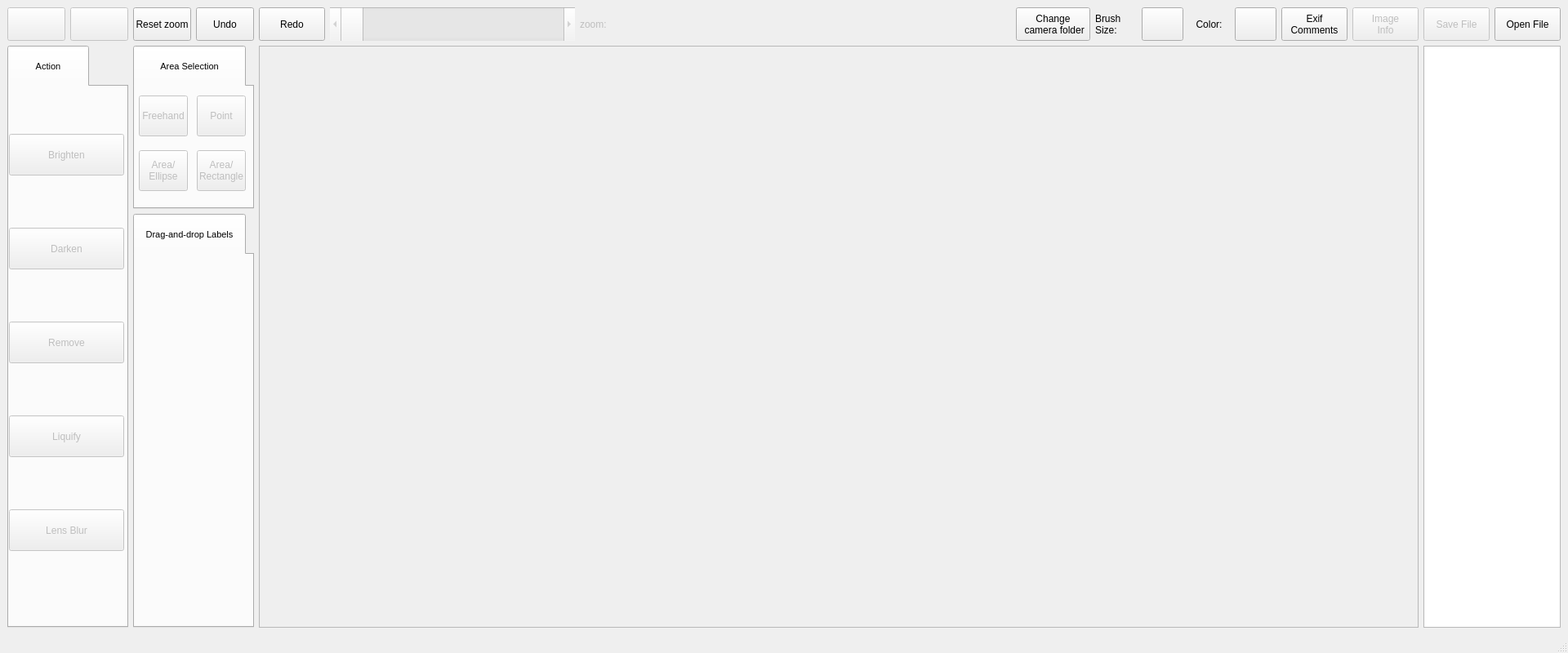
<?xml version="1.0" encoding="UTF-8"?>
<ui version="4.0">
 <class>MainWindow</class>
 <widget class="QMainWindow" name="MainWindow">
  <property name="geometry">
   <rect>
    <x>0</x>
    <y>0</y>
    <width>1920</width>
    <height>800</height>
   </rect>
  </property>
  <property name="windowTitle">
   <string>SmartMonitor</string>
  </property>
  <widget class="QWidget" name="centralwidget">
   <layout class="QGridLayout" name="gridLayout_3">
    <item row="2" column="2" colspan="2">
     <widget class="QTabWidget" name="LabelTab">
      <property name="styleSheet">
       <string notr="true">QTabBar::tab { height: 50px; font-size: 11px; width: 138px; }</string>
      </property>
      <property name="currentIndex">
       <number>0</number>
      </property>
      <widget class="QWidget" name="icontab">
       <attribute name="title">
        <string>Drag-and-drop Labels</string>
       </attribute>
       <widget class="QWidget" name="gridLayoutWidget_2">
        <property name="geometry">
         <rect>
          <x>0</x>
          <y>0</y>
          <width>141</width>
          <height>431</height>
         </rect>
        </property>
        <layout class="QGridLayout" name="iconLayout"/>
       </widget>
      </widget>
     </widget>
    </item>
    <item row="0" column="0">
     <widget class="QPushButton" name="panButton">
      <property name="enabled">
       <bool>false</bool>
      </property>
      <property name="maximumSize">
       <size>
        <width>71</width>
        <height>51</height>
       </size>
      </property>
      <property name="text">
       <string/>
      </property>
      <property name="icon">
       <iconset>
        <normaloff>resources/panningicon.png</normaloff>resources/panningicon.png</iconset>
      </property>
      <property name="checkable">
       <bool>true</bool>
      </property>
     </widget>
    </item>
    <item row="0" column="12">
     <widget class="QPushButton" name="brushSizeButton">
      <property name="maximumSize">
       <size>
        <width>51</width>
        <height>51</height>
       </size>
      </property>
      <property name="text">
       <string/>
      </property>
     </widget>
    </item>
    <item row="0" column="6" colspan="2">
     <layout class="QHBoxLayout" name="horizontalLayout">
      <item>
       <widget class="QScrollBar" name="zoomBar">
        <property name="enabled">
         <bool>false</bool>
        </property>
        <property name="minimumSize">
         <size>
          <width>300</width>
          <height>41</height>
         </size>
        </property>
        <property name="maximumSize">
         <size>
          <width>300</width>
          <height>41</height>
         </size>
        </property>
        <property name="orientation">
         <enum>Qt::Horizontal</enum>
        </property>
       </widget>
      </item>
      <item>
       <widget class="QLabel" name="zoomdisplaylabel">
        <property name="enabled">
         <bool>false</bool>
        </property>
        <property name="text">
         <string>zoom:</string>
        </property>
       </widget>
      </item>
     </layout>
    </item>
    <item row="0" column="3">
     <widget class="QPushButton" name="undoButton">
      <property name="maximumSize">
       <size>
        <width>71</width>
        <height>51</height>
       </size>
      </property>
      <property name="text">
       <string>Undo</string>
      </property>
     </widget>
    </item>
    <item row="0" column="2">
     <widget class="QPushButton" name="resetZoomButton">
      <property name="enabled">
       <bool>true</bool>
      </property>
      <property name="maximumSize">
       <size>
        <width>71</width>
        <height>51</height>
       </size>
      </property>
      <property name="text">
       <string>Reset zoom</string>
      </property>
     </widget>
    </item>
    <item row="1" column="5" rowspan="2" colspan="12">
     <widget class="QScrollArea" name="scrollArea">
      <property name="widgetResizable">
       <bool>false</bool>
      </property>
      <widget class="QWidget" name="scrollAreaWidgetContents">
       <property name="geometry">
        <rect>
         <x>0</x>
         <y>0</y>
         <width>639</width>
         <height>499</height>
        </rect>
       </property>
      </widget>
     </widget>
    </item>
    <item row="0" column="11">
     <widget class="QLabel" name="brushsizelabel">
      <property name="maximumSize">
       <size>
        <width>51</width>
        <height>16777215</height>
       </size>
      </property>
      <property name="text">
       <string>Brush Size:</string>
      </property>
      <property name="wordWrap">
       <bool>true</bool>
      </property>
     </widget>
    </item>
    <item row="1" column="17" rowspan="2" colspan="2">
     <widget class="QPlainTextEdit" name="helpEdit"/>
    </item>
    <item row="0" column="10">
     <widget class="QPushButton" name="folderButton">
      <property name="maximumSize">
       <size>
        <width>91</width>
        <height>51</height>
       </size>
      </property>
      <property name="text">
       <string>Change
 camera folder</string>
      </property>
     </widget>
    </item>
    <item row="0" column="15">
     <widget class="QPushButton" name="noteButton">
      <property name="maximumSize">
       <size>
        <width>81</width>
        <height>51</height>
       </size>
      </property>
      <property name="text">
       <string>Exif
Comments</string>
      </property>
     </widget>
    </item>
    <item row="0" column="18">
     <widget class="QPushButton" name="fileopenButton">
      <property name="maximumSize">
       <size>
        <width>81</width>
        <height>51</height>
       </size>
      </property>
      <property name="tabletTracking">
       <bool>false</bool>
      </property>
      <property name="text">
       <string>Open File</string>
      </property>
     </widget>
    </item>
    <item row="0" column="13">
     <widget class="QLabel" name="brushcolorlabel">
      <property name="maximumSize">
       <size>
        <width>51</width>
        <height>16777215</height>
       </size>
      </property>
      <property name="text">
       <string>Color:</string>
      </property>
      <property name="alignment">
       <set>Qt::AlignCenter</set>
      </property>
     </widget>
    </item>
    <item row="0" column="5">
     <widget class="QPushButton" name="redoButton">
      <property name="maximumSize">
       <size>
        <width>81</width>
        <height>51</height>
       </size>
      </property>
      <property name="text">
       <string>Redo</string>
      </property>
     </widget>
    </item>
    <item row="0" column="17">
     <widget class="QPushButton" name="filesaveButton">
      <property name="enabled">
       <bool>false</bool>
      </property>
      <property name="maximumSize">
       <size>
        <width>81</width>
        <height>51</height>
       </size>
      </property>
      <property name="text">
       <string>Save File</string>
      </property>
     </widget>
    </item>
    <item row="0" column="16">
     <widget class="QPushButton" name="infoButton">
      <property name="enabled">
       <bool>false</bool>
      </property>
      <property name="maximumSize">
       <size>
        <width>81</width>
        <height>51</height>
       </size>
      </property>
      <property name="text">
       <string>Image
Info</string>
      </property>
     </widget>
    </item>
    <item row="0" column="1">
     <widget class="QPushButton" name="zoomButton">
      <property name="enabled">
       <bool>false</bool>
      </property>
      <property name="maximumSize">
       <size>
        <width>71</width>
        <height>51</height>
       </size>
      </property>
      <property name="text">
       <string/>
      </property>
      <property name="icon">
       <iconset>
        <normaloff>resources/zoom icon.ico</normaloff>resources/zoom icon.ico</iconset>
      </property>
      <property name="checkable">
       <bool>true</bool>
      </property>
     </widget>
    </item>
    <item row="1" column="0" rowspan="2" colspan="2">
     <widget class="QTabWidget" name="tabWidget">
      <property name="styleSheet">
       <string notr="true">QTabBar::tab { height: 50px;  font-size: 11px; width: 100px; }</string>
      </property>
      <property name="currentIndex">
       <number>0</number>
      </property>
      <property name="elideMode">
       <enum>Qt::ElideNone</enum>
      </property>
      <property name="documentMode">
       <bool>false</bool>
      </property>
      <widget class="QWidget" name="tooltab">
       <attribute name="title">
        <string>Action</string>
       </attribute>
       <widget class="QWidget" name="verticalLayoutWidget_2">
        <property name="geometry">
         <rect>
          <x>0</x>
          <y>0</y>
          <width>141</width>
          <height>631</height>
         </rect>
        </property>
        <layout class="QVBoxLayout" name="toolLayout">
         <item>
          <widget class="QPushButton" name="burnButton">
           <property name="enabled">
            <bool>false</bool>
           </property>
           <property name="minimumSize">
            <size>
             <width>0</width>
             <height>51</height>
            </size>
           </property>
           <property name="maximumSize">
            <size>
             <width>147</width>
             <height>16777215</height>
            </size>
           </property>
           <property name="text">
            <string>Brighten</string>
           </property>
           <property name="checkable">
            <bool>true</bool>
           </property>
          </widget>
         </item>
         <item>
          <widget class="QPushButton" name="dodgeButton">
           <property name="enabled">
            <bool>false</bool>
           </property>
           <property name="minimumSize">
            <size>
             <width>0</width>
             <height>51</height>
            </size>
           </property>
           <property name="maximumSize">
            <size>
             <width>147</width>
             <height>16777215</height>
            </size>
           </property>
           <property name="text">
            <string>Darken</string>
           </property>
           <property name="checkable">
            <bool>true</bool>
           </property>
          </widget>
         </item>
         <item>
          <widget class="QPushButton" name="removeButton">
           <property name="enabled">
            <bool>false</bool>
           </property>
           <property name="minimumSize">
            <size>
             <width>0</width>
             <height>51</height>
            </size>
           </property>
           <property name="maximumSize">
            <size>
             <width>147</width>
             <height>16777215</height>
            </size>
           </property>
           <property name="text">
            <string>Remove</string>
           </property>
           <property name="checkable">
            <bool>true</bool>
           </property>
          </widget>
         </item>
         <item>
          <widget class="QPushButton" name="liquifyButton">
           <property name="enabled">
            <bool>false</bool>
           </property>
           <property name="minimumSize">
            <size>
             <width>0</width>
             <height>51</height>
            </size>
           </property>
           <property name="maximumSize">
            <size>
             <width>147</width>
             <height>16777215</height>
            </size>
           </property>
           <property name="text">
            <string>Liquify</string>
           </property>
           <property name="checkable">
            <bool>true</bool>
           </property>
          </widget>
         </item>
         <item>
          <widget class="QPushButton" name="lensblurButton">
           <property name="enabled">
            <bool>false</bool>
           </property>
           <property name="minimumSize">
            <size>
             <width>0</width>
             <height>51</height>
            </size>
           </property>
           <property name="maximumSize">
            <size>
             <width>147</width>
             <height>16777215</height>
            </size>
           </property>
           <property name="text">
            <string>Lens Blur</string>
           </property>
           <property name="checkable">
            <bool>true</bool>
           </property>
          </widget>
         </item>
        </layout>
       </widget>
      </widget>
     </widget>
    </item>
    <item row="1" column="2" colspan="2">
     <widget class="QTabWidget" name="AreaTab">
      <property name="maximumSize">
       <size>
        <width>16777215</width>
        <height>200</height>
       </size>
      </property>
      <property name="styleSheet">
       <string notr="true">QTabBar::tab { height: 50px; font-size: 11px; width: 138px; }</string>
      </property>
      <property name="currentIndex">
       <number>0</number>
      </property>
      <widget class="QWidget" name="Areatab">
       <attribute name="title">
        <string>Area Selection</string>
       </attribute>
       <widget class="QWidget" name="gridLayoutWidget">
        <property name="geometry">
         <rect>
          <x>0</x>
          <y>0</y>
          <width>141</width>
          <height>141</height>
         </rect>
        </property>
        <layout class="QGridLayout" name="selectionLayout">
         <item row="1" column="0">
          <widget class="QPushButton" name="cirButton">
           <property name="enabled">
            <bool>false</bool>
           </property>
           <property name="minimumSize">
            <size>
             <width>0</width>
             <height>50</height>
            </size>
           </property>
           <property name="maximumSize">
            <size>
             <width>60</width>
             <height>16777215</height>
            </size>
           </property>
           <property name="styleSheet">
            <string notr="true"/>
           </property>
           <property name="text">
            <string>Area/
Ellipse</string>
           </property>
           <property name="checkable">
            <bool>true</bool>
           </property>
          </widget>
         </item>
         <item row="0" column="0">
          <widget class="QPushButton" name="brushButton">
           <property name="enabled">
            <bool>false</bool>
           </property>
           <property name="minimumSize">
            <size>
             <width>0</width>
             <height>50</height>
            </size>
           </property>
           <property name="maximumSize">
            <size>
             <width>60</width>
             <height>16777215</height>
            </size>
           </property>
           <property name="styleSheet">
            <string notr="true"/>
           </property>
           <property name="text">
            <string>Freehand</string>
           </property>
           <property name="checkable">
            <bool>true</bool>
           </property>
          </widget>
         </item>
         <item row="1" column="1">
          <widget class="QPushButton" name="rectButton">
           <property name="enabled">
            <bool>false</bool>
           </property>
           <property name="minimumSize">
            <size>
             <width>0</width>
             <height>50</height>
            </size>
           </property>
           <property name="maximumSize">
            <size>
             <width>60</width>
             <height>16777215</height>
            </size>
           </property>
           <property name="styleSheet">
            <string notr="true"/>
           </property>
           <property name="text">
            <string>Area/
Rectangle</string>
           </property>
           <property name="checkable">
            <bool>true</bool>
           </property>
          </widget>
         </item>
         <item row="0" column="1">
          <widget class="QPushButton" name="arrowButton">
           <property name="enabled">
            <bool>false</bool>
           </property>
           <property name="minimumSize">
            <size>
             <width>0</width>
             <height>50</height>
            </size>
           </property>
           <property name="maximumSize">
            <size>
             <width>60</width>
             <height>16777215</height>
            </size>
           </property>
           <property name="styleSheet">
            <string notr="true"/>
           </property>
           <property name="text">
            <string>Point</string>
           </property>
           <property name="checkable">
            <bool>true</bool>
           </property>
          </widget>
         </item>
        </layout>
       </widget>
      </widget>
     </widget>
    </item>
    <item row="0" column="14">
     <widget class="QPushButton" name="brushcolorButton">
      <property name="minimumSize">
       <size>
        <width>50</width>
        <height>0</height>
       </size>
      </property>
      <property name="maximumSize">
       <size>
        <width>51</width>
        <height>51</height>
       </size>
      </property>
      <property name="text">
       <string/>
      </property>
     </widget>
    </item>
   </layout>
  </widget>
  <widget class="QMenuBar" name="menubar">
   <property name="geometry">
    <rect>
     <x>0</x>
     <y>0</y>
     <width>1920</width>
     <height>22</height>
    </rect>
   </property>
  </widget>
  <widget class="QStatusBar" name="statusbar"/>
 </widget>
 <resources/>
 <connections/>
</ui>
